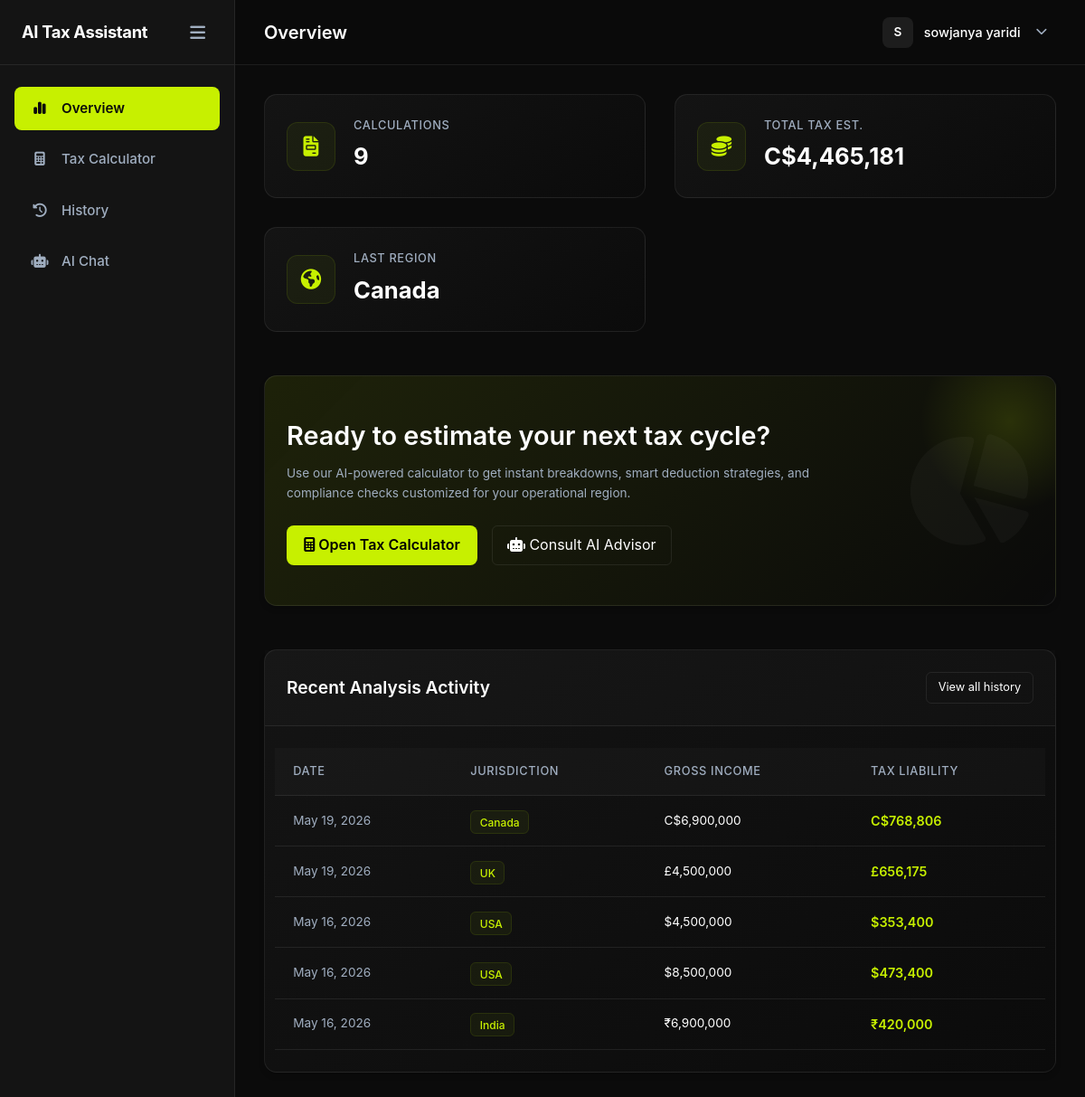
/dashboard/ (signed in), run on the app's committed database.
### tax_engine/models.py (models this page shows, shortened)
class TaxCalculation(models.Model):
    user = models.ForeignKey(User, on_delete=models.CASCADE)
    country = models.CharField(max_length=50)
    income = models.FloatField()
    deductions = models.FloatField()
    taxable_income = models.FloatField()
    estimated_tax = models.FloatField()
    ai_explanation = models.TextField(blank=True, null=True)
    created_at = models.DateTimeField(auto_now_add=True)

### dashboard/views.py (the view)
# urls.py: path('dashboard/', views.dashboard_view, name='dashboard'),
@login_required
def dashboard_view(request):
    calculations = TaxCalculation.objects.filter(user=request.user).order_by('-created_at')
    total_tax_paid = sum(calc.estimated_tax for calc in calculations)
    last_country = calculations.first().country if calculations.exists() else "None"
    context = {
        'calculations': calculations[:5], # Only show recent 5 on dash
        'total_calculations': calculations.count(),
        'total_tax_paid': round(total_tax_paid, 2),
        'last_country': last_country,
    }
    return render(request, 'dashboard/dashboard.html', context)

### dashboard/templatetags/tax_tags.py (called while the page is built)
@register.filter
def currency_symbol(country_name):
    if not country_name:
        return "₹"  # Default to INR as per user preference
    country = str(country_name).lower().strip()
    mapping = {
        'india': '₹',
        'in': '₹',
        'inr': '₹',
        'us': '$',
        'usa': '$',
        'usd': '$',
        'united states': '$',
        'uk': '£',
        'gbp': '£',
        'united kingdom': '£',
        'gb': '£',
        'canada': 'C$',
        'cad': 'C$',
        'ca': 'C$',
        'australia': 'A$',
        'aud': 'A$',
        'au': 'A$',
        'europe': '€',
        'eu': '€',
        'euro': '€',
        'eur': '€',
    }
    return mapping.get(country, '₹')  # Default fallback to INR

@register.filter
def country_display(value):
    if not value:
        return "India"
    mapping = {
        'india': 'India',
        'in': 'India',
        'inr': 'India',
        'us': 'USA',
        'usa': 'USA',
        'usd': 'USA',
        'united states': 'USA',
        'uk': 'UK',
        'gbp': 'UK',
        'united kingdom': 'UK',
        'canada': 'Canada',
        'cad': 'Canada',
        'australia': 'Australia',
        'aud': 'Australia',
        'europe': 'European Union',
        'eu': 'European Union',
        'eur': 'European Union',
        'euro': 'European Union',
    }
    return mapping.get(str(value).lower().strip(), str(value).title())

### templates/dashboard/dashboard.html (shortened to what this page needs)
{% extends 'base_app.html' %}
{% load tax_tags humanize %}
{% block page_title %}Overview{% endblock %}
{% block content %}
<div class="dashboard-grid fade-in">
    <div class="stats-container">
        <div class="stat-card">
            <div class="stat-icon"><i class="fa-solid fa-file-invoice" style="color:var(--accent-neon);"></i></div>
            <div class="stat-info">
                <span class="stat-label">Calculations</span>
                <span class="stat-value">{{ total_calculations }}</span>
            </div>
        </div>
        <div class="stat-card">
            <div class="stat-icon"><i class="fa-solid fa-coins" style="color:var(--accent-neon);"></i></div>
            <div class="stat-info">
                <span class="stat-label">Total Tax Est.</span>
                <span class="stat-value">{{ last_country|currency_symbol }}{{ total_tax_paid|floatformat:0|intcomma }}</span>
            </div>
        </div>
        <div class="stat-card">
            <div class="stat-icon"><i class="fa-solid fa-earth-americas" style="color:var(--accent-neon);"></i></div>
            <div class="stat-info">
                <span class="stat-label">Last Region</span>
                <span class="stat-value">{{ last_country|country_display }}</span>
            </div>
        </div>
    </div>
    <div class="card mt-2 mb-4" style="background: linear-gradient(135deg, rgba(199,240,0,0.1) 0%, rgba(0,0,0,0) 100%); position: relative; overflow: hidden;">
        <div style="position: absolute; top: -50px; right: -50px; width: 200px; height: 200px; background: radial-gradient(circle, rgba(199,240,0,0.15) 0%, rgba(0,0,0,0) 70%); border-radius: 50%;"></div>
        <div class="flex-between align-center p-4 banner-flex" style="flex-wrap: wrap; gap: 2rem;">
            <div style="flex: 1; min-width: 300px;">
                <h2 class="mb-2 font-weight-bold" style="font-size: 1.8rem;">Ready to estimate your next tax cycle?</h2>
                <p class="text-muted text-sm mb-4" style="line-height: 1.6; max-width: 600px;">Use our AI-powered calculator to get instant breakdowns, smart deduction strategies, and compliance checks customized for your operational region.</p>
                <div style="display: flex; gap: 1rem;">
                    <a href="{% url 'calculator' %}" class="btn-primary"><i class="fa-solid fa-calculator"></i> Open Tax Calculator</a>
                    <a href="{% url 'chat' %}" class="btn-outline"><i class="fa-solid fa-robot"></i> Consult AI Advisor</a>
                </div>
            </div>
            <div style="font-size: 8rem; color: rgba(255,255,255,0.03); transform: rotate(15deg);">
                <i class="fa-solid fa-chart-pie"></i>
            </div>
        </div>
    </div>
    <div class="card mt-4">
        <div class="card-header flex-between">
            <h3>Recent Analysis Activity</h3>
            <a href="{% url 'history' %}" class="btn-outline" style="font-size: 0.8rem; padding: 0.4rem 0.8rem;">View all history</a>
        </div>
        <div class="card-body p-0">
            {% if calculations %}
            <div class="table-responsive">
                <table class="table table-hover">
                    <thead>
                        <tr>
                            <th>Date</th>
                            <th>Jurisdiction</th>
                            <th>Gross Income</th>
                            <th>Tax Liability</th>
                        </tr>
                    </thead>
                    <tbody>
                        {% for calc in calculations %}
                        <tr>
                            <td class="text-muted text-sm">{{ calc.created_at|date:"M d, Y" }}</td>
                            <td>
                                <span class="badge" style="background: rgba(199,240,0,0.05); border: 1px solid rgba(199,240,0,0.1); color: var(--accent-neon);">{{ calc.country|country_display }}</span>
                            </td>
                            <td class="text-sm">{{ calc.country|currency_symbol }}{{ calc.income|floatformat:0|intcomma }}</td>
                            <td class="text-accent font-weight-bold">
                                {{ calc.country|currency_symbol }}{{ calc.estimated_tax|floatformat:0|intcomma }}
                            </td>
                        </tr>
                        {% endfor %}
                    </tbody>
                </table>
            </div>
            {% else %}
            <div class="empty-state p-5 text-center">
                <p class="text-muted" style="padding: 1rem 1rem 0.5rem;">No calculations yet. Start your first analysis to see data here.</p>
                <a href="{% url 'calculator' %}" class="btn-outline mt-3" style="display: inline-flex;">Calculate Now</a>
            </div>
            {% endif %}
        </div>
    </div>
</div>
{% endblock %}

### templates/base_app.html (shortened to what this page needs)
{% load static %}
<!DOCTYPE html>
<html lang="en">
<head>
    <link rel="stylesheet" href="https://cdnjs.cloudflare.com/ajax/libs/font-awesome/6.5.1/css/all.min.css" />
    <link rel="stylesheet" href="{% static 'style.css' %}">
    <link rel="stylesheet" href="{% static 'dashboard.css' %}">
</head>
<body class="app-body">
    <aside class="app-sidebar" id="appSidebar">
        <div class="sidebar-header">
            <span class="logo">AI Tax Assistant</span>
            <button class="icon-btn" id="toggleSidebar"><i class="fa-solid fa-bars"></i></button>
        </div>
        <nav class="sidebar-nav">
            <a href="{% url 'dashboard' %}" class="nav-item">
                <span class="nav-icon"><i class="fa-solid fa-chart-simple"></i></span>
                <span class="nav-label">Overview</span>
            </a>
            <a href="{% url 'calculator' %}" class="nav-item">
                <span class="nav-icon"><i class="fa-solid fa-calculator"></i></span>
                <span class="nav-label">Tax Calculator</span>
            </a>
            <a href="{% url 'history' %}" class="nav-item">
                <span class="nav-icon"><i class="fa-solid fa-clock-rotate-left"></i></span>
                <span class="nav-label">History</span>
            </a>
            <a href="{% url 'chat' %}" class="nav-item">
                <span class="nav-icon"><i class="fa-solid fa-robot"></i></span>
                <span class="nav-label">AI Chat</span>
            </a>
        </nav>
    </aside>
    <div class="app-main">
        <header class="app-topbar">
            <div class="topbar-left">
                <h2 class="page-title">{% block page_title %}Dashboard{% endblock %}</h2>
            </div>
            <div class="topbar-right">
                <div class="user-profile-dropdown" id="userProfileDropdown">
                    <div class="user-profile-trigger" id="dropdownTrigger">
                        <div class="user-avatar" data-initials="{{ request.user.username|make_list|first|upper }}">
                            {{ request.user.username|make_list|first|upper }}
                        </div>
                        <span class="user-name">{{ request.user.username }}</span>
                        <i class="fa-solid fa-chevron-down"
                            style="font-size: 0.8rem; margin-left: 5px; color: var(--text-muted);"></i>
                    </div>
                </div>
            </div>
        </header>
        <main class="app-content container-fluid">
            {% block content %}
            {% endblock %}
        </main>
    </div>
</body>
</html>

### static/style.css (style rules this page uses)
html { scroll-behavior: smooth; }
* { margin: 0; padding: 0; box-sizing: border-box; font-family: 'Inter', system-ui, sans-serif; }
:root { --bg-main: #0b0b0b; --bg-card: #141414; --text-main: #ffffff; --text-muted: #b3b3b3; --border-color: #262626; --accent: #c7f000; }
body { background: var(--bg-main); color: var(--text-main); line-height: 1.6; }
a { text-decoration: none; color: var(--text-main); }
.btn-primary { background: var(--accent); color: #000 !important; padding: 0.6rem 1.2rem; border-radius: 8px; font-weight: 600; border: none; cursor: pointer; transition: opacity 0.15s ease, transform 0.15s ease !important; }
.btn-outline { border: 1px solid var(--border-color); padding: 0.5rem 1rem; border-radius: 6px; }
main { padding: 2rem; display: block; min-width: 320px; }

### data on the page
TaxCalculation: country "C$", country "Canada", created_at "May 19, 2026", country|country_display "Canada", income "6,900,000", estimated_tax "768,806"
TaxCalculation: created_at "May 19, 2026", country|country_display "UK", country "£", income "4,500,000", estimated_tax "656,175"
TaxCalculation: created_at "May 16, 2026", country|country_display "USA", country "$", income "4,500,000", estimated_tax "353,400"
TaxCalculation: created_at "May 16, 2026", country|country_display "USA", country "$", income "8,500,000", estimated_tax "473,400"
TaxCalculation: created_at "May 16, 2026", country|country_display "India", country "₹", income "6,900,000", estimated_tax "420,000"

### other printed values
{{ request.user.username|make_list|first|upper }} "S"
{{ request.user.username }} "sowjanya yaridi"
{{ total_calculations }} "9"
{{ total_tax_paid|floatformat:0|intcomma }} "4,465,181"
